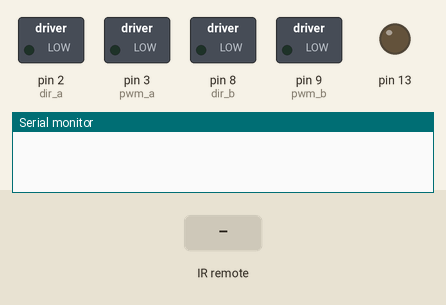
This sketch was run on a simulated Arduino Uno, built with avr-gcc and run on an emulated ATmega328P. Parts: switched loads named in the sketch (green lamp = pin HIGH), output pins drawn as LEDs (lit = HIGH), the last lines printed to the serial monitor. The test bench sets the inputs (shaded band).

Above: at 1.2 s.
1.3 s: infrared code 0xFF18E7 received
At 3.1 s:
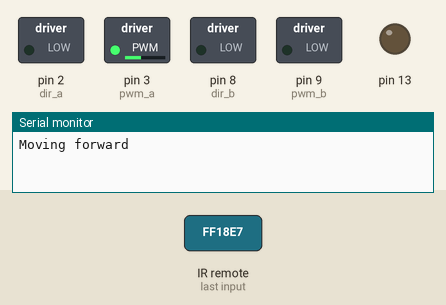
3.8 s: infrared code 0xFFFFFFFF received
At 4.2 s:
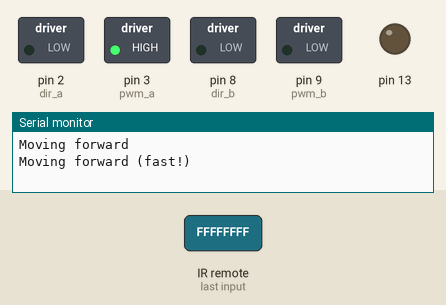
5.3 s: infrared code 0xFF5AA5 received
At 6.5 s:
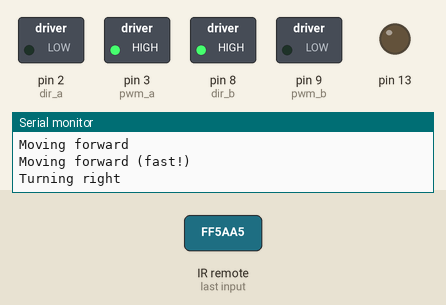
6.8 s: infrared code 0xFF18E7 received
At 8.5 s:
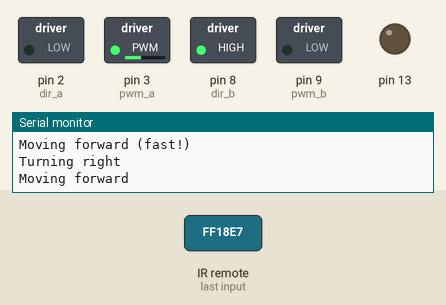
Timing chart, 0 to 10.0 s (numbered marks = the images above; inputs shaded):
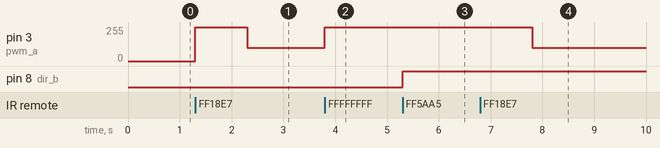

Measured:
- after the input at 1.3 s, pin 3 (pwm_a): 0/255 → 255/255 at once, → 100/255 1.0 s later
- after the input at 3.8 s, pin 3 (pwm_a): 100/255 → 255/255 at once
- after the input at 5.3 s, pin 8 (dir_b): LOW → HIGH at once
- after the input at 6.8 s, pin 3 (pwm_a): 255/255 → 100/255 after 1.0 s

The sketch:

Car.ino
```cpp
#include<IRremote.h>
int RECV_PIN=11;
IRrecv irrecv(RECV_PIN);
decode_results results;

int pwm_a = 3;  //PWM control for motor outputs 1 and 2
int pwm_b = 9;  //PWM control for motor outputs 3 and 4
int dir_a = 2;  //direction control for motor outputs 1 and 2
int dir_b = 8;  //direction control for motor outputs 3 and 4

void setup()
{

  Serial.begin(9600);
  pinMode(13, OUTPUT);
  irrecv.enableIRIn();


  pinMode(pwm_a, OUTPUT);  //Set control pins to be outputs
  pinMode(pwm_b, OUTPUT);
  pinMode(dir_a, OUTPUT);
  pinMode(dir_b, OUTPUT);

  //analogWrite(pwm_a, 100);  //set both motors to run at (100/255 = 39)% duty cycle (slow)
  //analogWrite(pwm_b, 100);

}

void loop()
{

  //analogWrite(pwm_a, 255);  //set both motors to run at (100/255 = 39)% duty cycle (slow)
  //analogWrite(pwm_b, 255);

  // Serial code begin
  if(irrecv.decode(&results)){
     //Serial.println(results.value, DEC);

     switch(results.value){
       case 16718055: // A Quick Jab of the no. 2 button
         Serial.println("Moving forward");
         analogWrite(pwm_a, 255);  // Start fast
         delay(1000);
         analogWrite(pwm_a, 100);  // Start slow
         delay(1000);
         break;

       case 4294967295: // Holding down the no. 2 button
         Serial.println("Moving forward (fast!)");
         analogWrite(pwm_a, 255);  // Start slow
         delay(1000);
         break;

       case 16730805:
         Serial.println("Moving backwards");
         break;


        case 16716015:
         Serial.println("Turning left");
         digitalWrite(dir_b, LOW);
         break;

       case 16734885:
         Serial.println("Turning right");
         digitalWrite(dir_b, HIGH);
         break;

       default:
         Serial.println("Sorry. I didn't understand.");
         Serial.print("The IR code is ");
         Serial.println(results.value);
       break;

    }
    irrecv.resume();
  }
  // Serial code end
  /*
  digitalWrite(dir_a, HIGH);
  digitalWrite(dir_b, LOW);

  delay(5000);

  analogWrite(pwm_a, 100);  // Start slow
  analogWrite(pwm_b, 0);

  delay(1000);

  analogWrite(pwm_a, 250);  //Build up speed
  analogWrite(pwm_b, 0);

  delay(1000);

  analogWrite(pwm_a, 100); //Slow down
  analogWrite(pwm_b, 0);

  delay(1000);

  analogWrite(pwm_a, 100); //Turn 1
  analogWrite(pwm_b, 250);

  delay(2000);

  analogWrite(pwm_a, 100); //Slow drive
  analogWrite(pwm_b, 0);

  delay(1000);

  analogWrite(pwm_a, 100); //Turn 2
  analogWrite(pwm_b, 250 );

  delay(2000);

 digitalWrite(dir_a, HIGH);
 digitalWrite(dir_b, LOW);


  analogWrite(pwm_a, 100); //Slow speed
  analogWrite(pwm_b, 0);

  delay(1000);

  analogWrite(pwm_a, 250); //Speed up
  analogWrite(pwm_b, 0);

  delay(1000);

  analogWrite(pwm_a, 100); //Slow down
  analogWrite(pwm_b, 0);

  delay(1000);

  analogWrite(pwm_a, 100); //Turn 3
  analogWrite(pwm_b, 250);

  delay(2000);

  analogWrite(pwm_a, 100); //Slow speed
  analogWrite(pwm_b, 0);

  delay(1000);

  analogWrite(pwm_a, 0); //Stop
  analogWrite(pwm_b, 0);
*/
}
```
